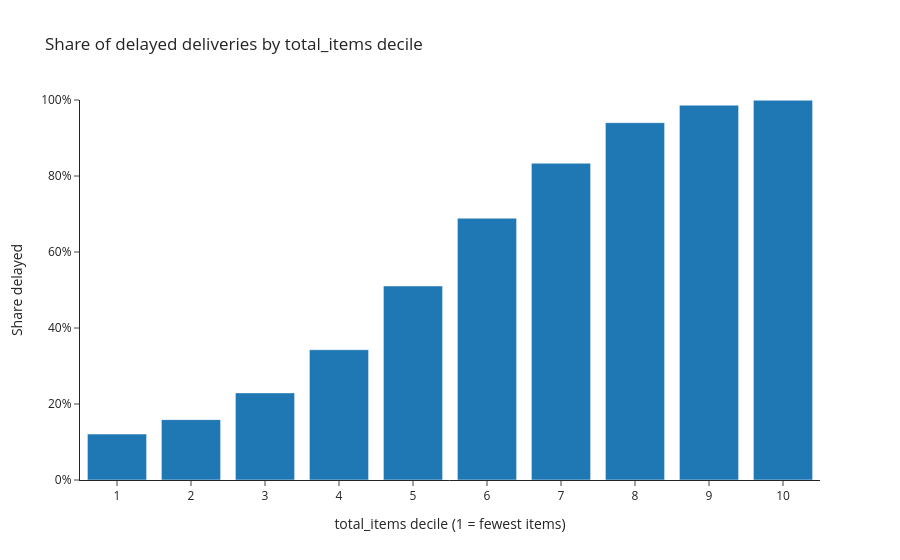

The code cell stored with this chart in its notebook:
### Code cell
fig = px.bar(
    df_deciles.reset_index(),
    x="items_decile",
    y="delay_rate",
    title="Share of delayed deliveries by total_items decile",
    labels={"items_decile": "total_items decile (1 = fewest items)", "delay_rate": "Share delayed"},
    template="simple_white",
)
fig.update_xaxes(dtick=1)
fig.update_yaxes(range=[0, 1], tickformat=".0%")
fig.show()

### Figure 1 — Plotly figure (JSON) as saved in the notebook; plotly's stock layout.template omitted (floating-point values rounded to 4 significant figures)
{"data": [{"hovertemplate": "total_items decile (1 = fewest items)=%{x}<br>Share delayed=%{y}<extra></extra>", "legendgroup": "", "marker": {"color": "#1F77B4", "pattern": {"shape": ""}}, "name": "", "orientation": "v", "showlegend": false, "textposition": "auto", "type": "bar", "x": [1, 2, 3, 4, 5, 6, 7, 8, 9, 10], "xaxis": "x", "y": [0.1209, 0.1589, 0.2292, 0.3428, 0.5106, 0.6889, 0.8337, 0.9403, 0.9864, 0.9993], "yaxis": "y"}], "layout": {"barmode": "relative", "legend": {"tracegroupgap": 0}, "title": {"text": "Share of delayed deliveries by total_items decile"}, "xaxis": {"anchor": "y", "domain": [0.0, 1.0], "dtick": 1, "title": {"text": "total_items decile (1 = fewest items)"}}, "yaxis": {"anchor": "x", "domain": [0.0, 1.0], "range": [0, 1], "tickformat": ".0%", "title": {"text": "Share delayed"}}}}
